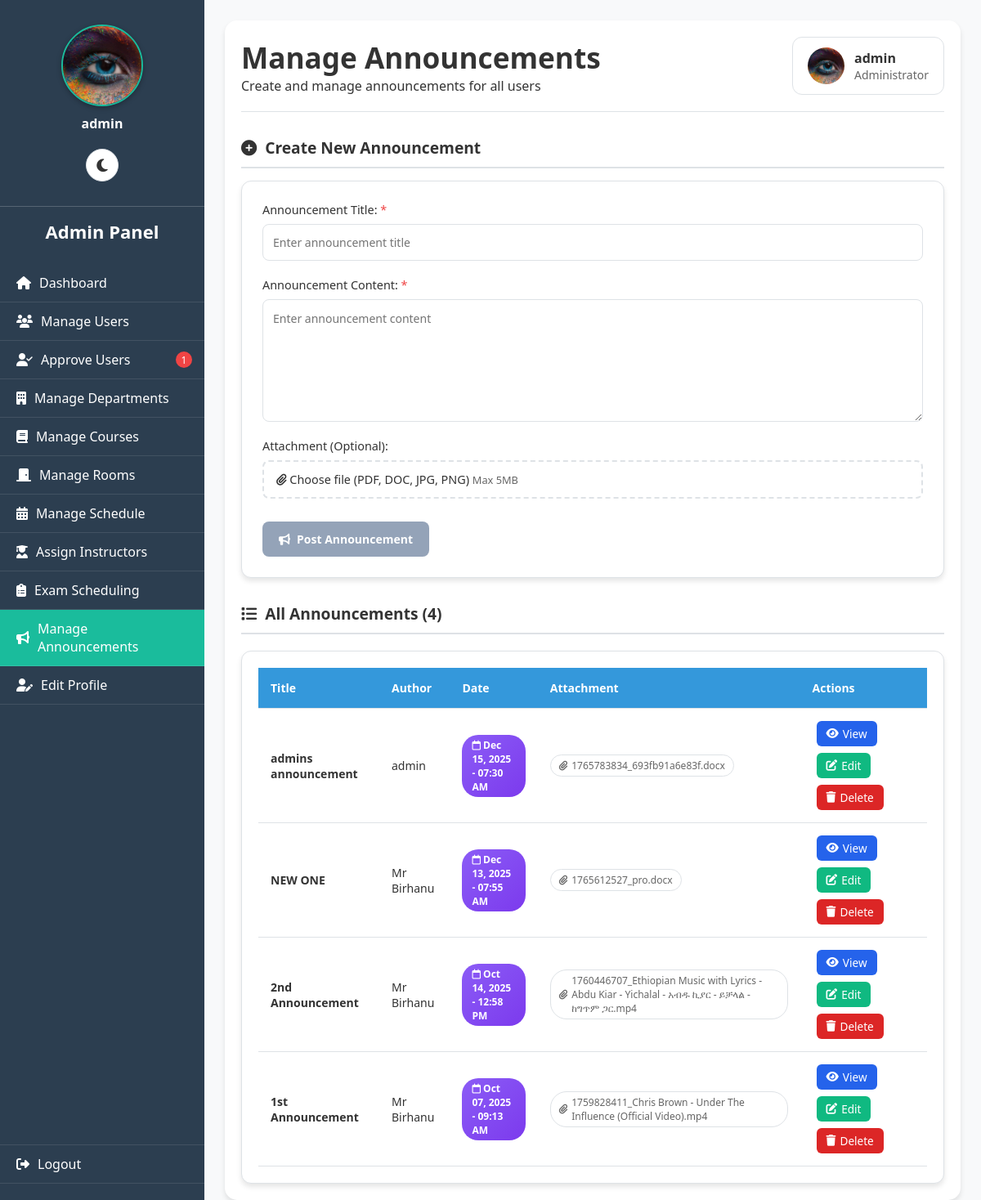
The app's page /admin/manage_announcements.php (signed in) with its own data.
### tables this page shows
CREATE TABLE `users` (
  `user_id` int(11) NOT NULL,
  `username` varchar(50) NOT NULL,
  `password` varchar(255) NOT NULL,
  `full_name` varchar(100) NOT NULL,
  `student_id` varchar(50) DEFAULT NULL,
  `email` varchar(100) DEFAULT NULL,
  `role` enum('admin','instructor','student','department_head') NOT NULL,
  `department_id` int(11) DEFAULT NULL,
  `year` varchar(10) DEFAULT NULL,
  `created_at` timestamp NOT NULL DEFAULT current_timestamp(),
  `profile_picture` varchar(255) DEFAULT NULL,
  `email_verified` tinyint(1) DEFAULT 0,
  `verification_token` varchar(255) DEFAULT NULL,
  `is_approved` tinyint(1) DEFAULT 0,
  `is_verified` tinyint(1) NOT NULL DEFAULT 0,
  `id_number` varchar(20) DEFAULT NULL
);

CREATE TABLE `announcements` (
  `announcement_id` int(11) NOT NULL,
  `title` varchar(255) NOT NULL,
  `message` text NOT NULL,
  `created_by` int(11) NOT NULL,
  `created_at` timestamp NOT NULL DEFAULT current_timestamp(),
  `department_id` int(11) DEFAULT NULL,
  `attachment` varchar(255) DEFAULT NULL,
  `external_link` varchar(255) DEFAULT NULL,
  `updated_at` timestamp NULL DEFAULT NULL ON UPDATE current_timestamp()
);

### public/admin/manage_announcements.php (the view, shortened to what this page needs)
<?php
require __DIR__ . '/../../includes/db.php';
include __DIR__ . '/../includes/darkmode.php';
$user_stmt = $pdo->prepare("SELECT username, email, profile_picture FROM users WHERE user_id=?");
$user_stmt->execute([$_SESSION['user_id']]);
$current_user = $user_stmt->fetch();
function getAdminProfilePicturePath($profile_picture) {
    $locations = [
        __DIR__ . '/../uploads/admin/' . $profile_picture,
        __DIR__ . '/../uploads/' . $profile_picture,
        __DIR__ . '/../../uploads/' . $profile_picture,
        'uploads/admin/' . $profile_picture,
        '../uploads/admin/' . $profile_picture,
        'uploads/' . $profile_picture,
        '../uploads/' . $profile_picture,
    ];
    foreach ($locations as $location) {
        if (file_exists($location)) {
            if (strpos($location, '/admin/') !== false) {
                return '../uploads/admin/' . $profile_picture;
            } elseif (strpos($location, 'uploads/admin/') !== false) {
                return 'uploads/admin/' . $profile_picture;
            } elseif (strpos($location, '../uploads/') !== false) {
                return '../uploads/' . $profile_picture;
            } elseif (strpos($location, 'uploads/') !== false) {
                return 'uploads/' . $profile_picture;
            }
        }
    }
    return '../assets/default_profile.png';
}
$profile_img_path = getAdminProfilePicturePath($current_user['profile_picture'] ?? '');
$pending_stmt = $pdo->query("SELECT COUNT(*) as count FROM users WHERE is_approved = 0");
$pending_approvals = $pending_stmt->fetchColumn() ?: 0;
try {
    $announcements_stmt = $pdo->query("
        SELECT a.*, u.username AS author
        FROM announcements a
        LEFT JOIN users u ON a.created_by = u.user_id
        ORDER BY a.created_at DESC
    ");
    $announcements = $announcements_stmt->fetchAll() ?: [];
} catch (Exception $e) {
    $announcements = [];
    $pdo->exec("
        CREATE TABLE IF NOT EXISTS announcements (
            announcement_id INT AUTO_INCREMENT PRIMARY KEY,
            title VARCHAR(255) NOT NULL,
            message TEXT NOT NULL,
            attachment VARCHAR(255),
            created_by INT NOT NULL,
            created_at DATETIME NOT NULL,
            updated_at DATETIME,
            FOREIGN KEY (created_by) REFERENCES users(user_id) ON DELETE CASCADE
        )
    ");
}
$current_page = basename($_SERVER['PHP_SELF']);
?>
<!DOCTYPE html>
<html lang="en" data-theme="<?= $darkMode ? 'dark' : 'light' ?>">
<head>
<link rel="stylesheet" href="https://cdnjs.cloudflare.com/ajax/libs/font-awesome/6.4.0/css/all.min.css">
<link rel="stylesheet" href="../../assets/css/darkmode.css">
</head>
<body>
<div class="sidebar" id="sidebar">
    <div class="sidebar-scrollable">
        <div class="sidebar-profile">
            <img src="<?= htmlspecialchars($profile_img_path) ?>" alt="Profile Picture" id="sidebarProfilePic"
                 onerror="this.onerror=null; this.src='../assets/default_profile.png';">
            <p><?= htmlspecialchars($current_user['username']) ?></p>
        </div>
        <h2>Admin Panel</h2>
        <nav>
            <a href="dashboard.php" class="<?= $current_page=='dashboard.php'?'active':'' ?>">
                <i class="fas fa-home"></i> Dashboard
            </a>
            <a href="manage_users.php" class="<?= $current_page=='manage_users.php'?'active':'' ?>">
                <i class="fas fa-users"></i> Manage Users
            </a>
            <a href="approve_users.php" class="<?= $current_page=='approve_users.php'?'active':'' ?>">
                <i class="fas fa-user-check"></i> Approve Users
                <?php if($pending_approvals > 0): ?>
                    <span class="pending-badge"><?= $pending_approvals ?></span>
                <?php endif; ?>
            </a>
            <a href="manage_departments.php" class="<?= $current_page=='manage_departments.php'?'active':'' ?>">
                <i class="fas fa-building"></i> Manage Departments
            </a>
            <a href="manage_courses.php" class="<?= $current_page=='manage_courses.php'?'active':'' ?>">
                <i class="fas fa-book"></i> Manage Courses
            </a>
            <a href="manage_rooms.php" class="<?= $current_page=='manage_rooms.php'?'active':'' ?>">
                <i class="fas fa-door-closed"></i> Manage Rooms
            </a>
            <a href="manage_schedules.php" class="<?= $current_page=='manage_schedules.php'?'active':'' ?>">
                <i class="fas fa-calendar-alt"></i> Manage Schedule
            </a>
            <a href="assign_instructors.php" class="<?= $current_page=='assign_instructors.php'?'active':'' ?>">
                <i class="fas fa-user-graduate"></i> Assign Instructors
            </a>
            <a href="admin_exam_schedules.php" class="<?= $current_page=='admin_exam_schedules.php'?'active':'' ?>">
                <i class="fas fa-clipboard-list"></i> Exam Scheduling
            </a>
            <a href="manage_announcements.php" class="<?= $current_page=='manage_announcements.php'?'active':'' ?>">
                <i class="fas fa-bullhorn"></i> Manage Announcements
            </a>
            <a href="edit_profile.php" class="<?= $current_page=='edit_profile.php'?'active':'' ?>">
                <i class="fas fa-user-edit"></i> Edit Profile
            </a>
            <a href="../logout.php">
                <i class="fas fa-sign-out-alt"></i> Logout
            </a>
        </nav>
    </div>
</div>
<div class="main-content">
    <div class="content-wrapper">
        <div class="header">
            <div>
                <h1>Manage Announcements</h1>
                <p>Create and manage announcements for all users</p>
            </div>
            <div class="user-info">
                <img src="<?= htmlspecialchars($profile_img_path) ?>" alt="Profile" id="headerProfilePic"
                     onerror="this.onerror=null; this.src='../assets/default_profile.png';">
                <div>
                    <div><?= htmlspecialchars($current_user['username']) ?></div>
                    <small>Administrator</small>
                </div>
            </div>
        </div>
        <div class="form-section">
            <div class="form-section-title">
                <i class="fas fa-plus-circle"></i>
                Create New Announcement
            </div>
            <div class="announcement-form-wrapper">
                <form method="POST" enctype="multipart/form-data" id="announcementForm" onsubmit="return validateForm()">
                    <div class="form-group">
                        <label class="required">Announcement Title:</label>
                        <input type="text" name="title" id="title" placeholder="Enter announcement title" required
                               maxlength="255" oninput="updateSubmitButton()">
                    </div>
                    <div class="form-group">
                        <label class="required">Announcement Content:</label>
                        <textarea name="message" id="message" placeholder="Enter announcement content" required
                                  oninput="updateSubmitButton()"></textarea>
                    </div>
                    <div class="form-group">
                        <label>Attachment (Optional):</label>
                        <div class="file-upload">
                            <label for="attachment" class="file-upload-label">
                                <i class="fas fa-paperclip"></i>
                                <span id="file-name">Choose file (PDF, DOC, JPG, PNG)</span>
                                <span style="font-size:0.8rem; color:var(--text-secondary);">
                                    Max 5MB
                                </span>
                            </label>
                        </div>
                    </div>
                    <div class="form-actions">
                        <button class="btn btn-primary" type="submit" name="post_announcement" id="submit-btn" disabled>
                            <i class="fas fa-bullhorn"></i>
                            Post Announcement
                        </button>
                    </div>
                </form>
            </div>
        </div>
        <div class="table-section">
            <div class="table-section-title">
                <i class="fas fa-list"></i>
                All Announcements (<?= count($announcements) ?>)
            </div>
            <div class="table-wrapper">
                <div class="table-container">
                    <table class="announcement-table" id="announcementTable">
                        <thead>
                            <tr>
                                <th>Title</th>
                                <th>Author</th>
                                <th>Date</th>
                                <th>Attachment</th>
                                <th>Actions</th>
                            </tr>
                        </thead>
                        <tbody>
                            <?php if(empty($announcements)): ?>
                                <tr>
                                    <td colspan="5" style="text-align:center; padding:30px; color:var(--text-secondary);">
                                        No announcements found. Create your first announcement above.
                                    </td>
                                </tr>
                            <?php else: ?>
                                <?php foreach($announcements as $a):
                                    $date = isset($a['created_at']) ? date('M d, Y - h:i A', strtotime($a['created_at'])) : 'N/A';
                                    $attachment_name = basename($a['attachment'] ?? '');
                                ?>
                                <tr data-label="Announcement">
                                    <td data-label="Title">
                                        <strong><?= htmlspecialchars($a['title'] ?? 'Untitled') ?></strong>
                                    </td>
                                    <td data-label="Author"><?= htmlspecialchars($a['author'] ?? 'Unknown') ?></td>
                                    <td data-label="Date">
                                        <span class="date-badge">
                                            <i class="far fa-calendar"></i> <?= $date ?>
                                        </span>
                                    </td>
                                    <td data-label="Attachment">
                                        <?php if(!empty($a['attachment'])): ?>
                                            <a href="../../uploads/<?= htmlspecialchars($a['attachment']) ?>"
                                               target="_blank" class="attachment-badge">
                                                <i class="fas fa-paperclip"></i>
                                                <?= htmlspecialchars($attachment_name) ?>
                                            </a>
                                        <?php else: ?>
                                            <span style="color:var(--text-secondary); font-style:italic;">None</span>
                                        <?php endif; ?>
                                    </td>
                                    <td data-label="Actions">
                                        <div class="action-buttons">
                                            <button class="action-link view" onclick="openModal('view', <?= $a['announcement_id'] ?>)">
                                                <i class="fas fa-eye"></i> View
                                            </button>
                                            <button class="action-link edit" onclick="openModal('edit', <?= $a['announcement_id'] ?>)">
                                                <i class="fas fa-edit"></i> Edit
                                            </button>
                                            <form method="POST" style="display:inline;"
                                                  onsubmit="return confirmDelete(this, '<?= htmlspecialchars(addslashes($a['title'] ?? 'Untitled')) ?>')">
                                                <button type="submit" name="delete" class="action-link delete">
                                                    <i class="fas fa-trash"></i> Delete
                                                </button>
                                            </form>
                                        </div>
                                    </td>
                                </tr>
                                <?php endforeach; ?>
                            <?php endif; ?>
                        </tbody>
                    </table>
                </div>
            </div>
        </div>
    </div>
</div>
</body>
</html>

### public/includes/darkmode.php (shortened to what this page needs)
<link rel="stylesheet" href="../assets/css/darkmode.css">
<link rel="stylesheet" href="https://cdnjs.cloudflare.com/ajax/libs/font-awesome/6.4.0/css/all.min.css">

### public/assets/css/darkmode.css (style rules this page uses)
:root { --bg-primary: #ffffff; --bg-secondary: #f3f4f6; --bg-sidebar: #2c3e50; --bg-card: #ffffff; --bg-input: #ffffff; --text-primary: #111827; --text-secondary: #4b5563; --text-light: #6b7280; --text-sidebar: #ecf0f1; --border-color: #d1d5db; --shadow-color: rgba(0, 0, 0, 0.1); --hover-color: #f9fafb; --table-header: #34495e; --table-stripe: #f2f2f2; --success-bg: #dcfce7; --success-text: #166534; --error-bg: #fee2e2; --error-text: #991b1b; --warning-bg: #fef3c7; --warning-text: #92400e; --info-bg: #dbeafe; --info-text: #1e40af; }
body { background: var(--bg-primary); color: var(--text-primary); }
.sidebar { background: var(--bg-sidebar) !important; }
.sidebar a { color: var(--text-sidebar) !important; }
.sidebar a.active { background: #1abc9c !important; }
.main-content { background: var(--bg-primary); }
.form-group label { color: var(--text-primary); }

### public/includes/darkmode.php (style rules this page uses)
:root { --bg-primary: #ffffff; --bg-secondary: #f3f4f6; --bg-sidebar: #2c3e50; --bg-card: #ffffff; --bg-input: #ffffff; --text-primary: #111827; --text-secondary: #4b5563; --text-light: #6b7280; --text-sidebar: #ecf0f1; --border-color: #d1d5db; --shadow-color: rgba(0, 0, 0, 0.1); --hover-color: #f9fafb; --table-header: #34495e; --table-stripe: #f2f2f2; }
body { background: var(--bg-primary); color: var(--text-primary); transition: background-color 0.3s ease, color 0.3s ease; }

### records on screen
users: profile_picture (picture), username "admin"
announcements: title "admins announcement", users.username "admin", created_at "Dec 15, 2025 - 07:30 AM", attachment "1765783834_693fb91a6e83f.docx"
announcements: title "NEW ONE", users.username "Mr Birhanu", created_at "Dec 13, 2025 - 07:55 AM", attachment "1765612527_pro.docx"
announcements: title "2nd Announcement", users.username "Mr Birhanu", created_at "Oct 14, 2025 - 12:58 PM", attachment "1760446707_Ethiopian Music with Lyrics - Abdu Kiar - Yichalal - አብዱ ኪያር - ይቻላል - ከግጥም ጋር.mp4"
announcements: title "1st Announcement", users.username "Mr Birhanu", created_at "Oct 07, 2025 - 09:13 AM", attachment "1759828411_Chris Brown - Under The Influence (Official Video).mp4"

### other values on screen
$pending_approvals "1"
count($announcements) "4"
